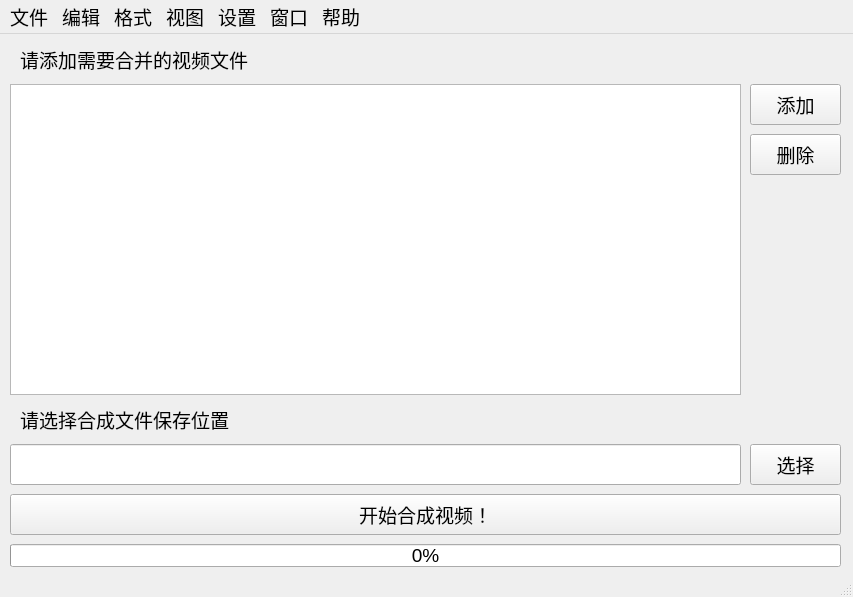
<?xml version="1.0" encoding="UTF-8"?>
<ui version="4.0">
 <class>MainWindow</class>
 <widget class="QMainWindow" name="MainWindow">
  <property name="windowModality">
   <enum>Qt::NonModal</enum>
  </property>
  <property name="geometry">
   <rect>
    <x>0</x>
    <y>0</y>
    <width>853</width>
    <height>597</height>
   </rect>
  </property>
  <property name="sizePolicy">
   <sizepolicy hsizetype="Fixed" vsizetype="Fixed">
    <horstretch>0</horstretch>
    <verstretch>0</verstretch>
   </sizepolicy>
  </property>
  <property name="font">
   <font>
    <family>Microsoft YaHei UI</family>
    <pointsize>14</pointsize>
   </font>
  </property>
  <property name="windowTitle">
   <string>VideoMerge 视频合并</string>
  </property>
  <widget class="QWidget" name="centralwidget">
   <widget class="QListWidget" name="listWidget">
    <property name="geometry">
     <rect>
      <x>10</x>
      <y>50</y>
      <width>731</width>
      <height>311</height>
     </rect>
    </property>
   </widget>
   <widget class="QLabel" name="label">
    <property name="geometry">
     <rect>
      <x>20</x>
      <y>10</y>
      <width>731</width>
      <height>31</height>
     </rect>
    </property>
    <property name="text">
     <string>请添加需要合并的视频文件</string>
    </property>
   </widget>
   <widget class="QPushButton" name="btn_add">
    <property name="geometry">
     <rect>
      <x>750</x>
      <y>50</y>
      <width>91</width>
      <height>41</height>
     </rect>
    </property>
    <property name="text">
     <string>添加</string>
    </property>
   </widget>
   <widget class="QPushButton" name="btn_delete">
    <property name="geometry">
     <rect>
      <x>750</x>
      <y>100</y>
      <width>91</width>
      <height>41</height>
     </rect>
    </property>
    <property name="text">
     <string>删除</string>
    </property>
   </widget>
   <widget class="QLineEdit" name="lineEdit">
    <property name="geometry">
     <rect>
      <x>10</x>
      <y>410</y>
      <width>731</width>
      <height>41</height>
     </rect>
    </property>
   </widget>
   <widget class="QLabel" name="label_2">
    <property name="geometry">
     <rect>
      <x>20</x>
      <y>370</y>
      <width>731</width>
      <height>31</height>
     </rect>
    </property>
    <property name="text">
     <string>请选择合成文件保存位置</string>
    </property>
   </widget>
   <widget class="QPushButton" name="btn_select">
    <property name="geometry">
     <rect>
      <x>750</x>
      <y>410</y>
      <width>91</width>
      <height>41</height>
     </rect>
    </property>
    <property name="text">
     <string>选择</string>
    </property>
   </widget>
   <widget class="QPushButton" name="btn_start">
    <property name="geometry">
     <rect>
      <x>10</x>
      <y>460</y>
      <width>831</width>
      <height>41</height>
     </rect>
    </property>
    <property name="text">
     <string>开始合成视频！</string>
    </property>
   </widget>
   <widget class="QProgressBar" name="progressBar">
    <property name="geometry">
     <rect>
      <x>10</x>
      <y>510</y>
      <width>831</width>
      <height>23</height>
     </rect>
    </property>
    <property name="value">
     <number>0</number>
    </property>
   </widget>
  </widget>
  <widget class="QMenuBar" name="menubar">
   <property name="geometry">
    <rect>
     <x>0</x>
     <y>0</y>
     <width>853</width>
     <height>23</height>
    </rect>
   </property>
   <widget class="QMenu" name="menu">
    <property name="font">
     <font>
      <pointsize>10</pointsize>
     </font>
    </property>
    <property name="title">
     <string>文件</string>
    </property>
    <addaction name="actionNew"/>
    <addaction name="actionOpen"/>
    <addaction name="separator"/>
    <addaction name="actionSave"/>
    <addaction name="actionSaveAs"/>
    <addaction name="actionSaveAll"/>
    <addaction name="separator"/>
    <addaction name="actionPrint"/>
    <addaction name="actionSaveImage"/>
    <addaction name="separator"/>
    <addaction name="actionClose"/>
    <addaction name="separator"/>
    <addaction name="actionExit"/>
   </widget>
   <widget class="QMenu" name="menu_2">
    <property name="font">
     <font>
      <pointsize>10</pointsize>
     </font>
    </property>
    <property name="title">
     <string>编辑</string>
    </property>
    <addaction name="actionUndo"/>
    <addaction name="actionRedo"/>
    <addaction name="separator"/>
    <addaction name="actionCut"/>
    <addaction name="actionCopy"/>
    <addaction name="actionPaste"/>
    <addaction name="actionDelete"/>
    <addaction name="separator"/>
   </widget>
   <widget class="QMenu" name="menu_3">
    <property name="font">
     <font>
      <pointsize>10</pointsize>
     </font>
    </property>
    <property name="title">
     <string>格式</string>
    </property>
    <addaction name="actionLeft"/>
    <addaction name="actionCenter"/>
    <addaction name="actionRight"/>
    <addaction name="separator"/>
    <addaction name="actionStart"/>
    <addaction name="actionMiddle"/>
    <addaction name="actionBottom"/>
    <addaction name="separator"/>
    <addaction name="actionStart_2"/>
    <addaction name="actionEnd"/>
   </widget>
   <widget class="QMenu" name="menu_4">
    <property name="font">
     <font>
      <pointsize>10</pointsize>
     </font>
    </property>
    <property name="title">
     <string>视图</string>
    </property>
    <addaction name="actionWidgetBox"/>
   </widget>
   <widget class="QMenu" name="menu_5">
    <property name="font">
     <font>
      <pointsize>10</pointsize>
     </font>
    </property>
    <property name="title">
     <string>设置</string>
    </property>
    <addaction name="actionPreferences"/>
   </widget>
   <widget class="QMenu" name="menu_6">
    <property name="font">
     <font>
      <pointsize>10</pointsize>
     </font>
    </property>
    <property name="title">
     <string>窗口</string>
    </property>
    <addaction name="actionMinimize"/>
   </widget>
   <widget class="QMenu" name="menu_7">
    <property name="font">
     <font>
      <pointsize>10</pointsize>
     </font>
    </property>
    <property name="title">
     <string>帮助</string>
    </property>
    <addaction name="actionHelp"/>
    <addaction name="separator"/>
    <addaction name="actionAbout"/>
   </widget>
   <addaction name="menu"/>
   <addaction name="menu_2"/>
   <addaction name="menu_3"/>
   <addaction name="menu_4"/>
   <addaction name="menu_5"/>
   <addaction name="menu_6"/>
   <addaction name="menu_7"/>
  </widget>
  <widget class="QStatusBar" name="statusBar"/>
  <action name="actionNew">
   <property name="text">
    <string>New</string>
   </property>
   <property name="font">
    <font>
     <family>Microsoft YaHei UI</family>
     <pointsize>10</pointsize>
    </font>
   </property>
  </action>
  <action name="actionOpen">
   <property name="text">
    <string>Open</string>
   </property>
   <property name="font">
    <font>
     <family>Microsoft YaHei UI</family>
     <pointsize>10</pointsize>
    </font>
   </property>
  </action>
  <action name="actionSave">
   <property name="text">
    <string>Save</string>
   </property>
   <property name="font">
    <font>
     <family>Microsoft YaHei UI</family>
     <pointsize>10</pointsize>
    </font>
   </property>
  </action>
  <action name="actionSaveAs">
   <property name="text">
    <string>Save As</string>
   </property>
   <property name="font">
    <font>
     <family>Microsoft YaHei UI</family>
     <pointsize>10</pointsize>
    </font>
   </property>
  </action>
  <action name="actionSaveAll">
   <property name="text">
    <string>Save All</string>
   </property>
   <property name="font">
    <font>
     <family>Microsoft YaHei UI</family>
     <pointsize>10</pointsize>
    </font>
   </property>
  </action>
  <action name="actionPrint">
   <property name="text">
    <string>Print</string>
   </property>
   <property name="font">
    <font>
     <family>Microsoft YaHei UI</family>
     <pointsize>10</pointsize>
    </font>
   </property>
  </action>
  <action name="actionSaveImage">
   <property name="text">
    <string>Save Image</string>
   </property>
   <property name="font">
    <font>
     <family>Microsoft YaHei UI</family>
     <pointsize>10</pointsize>
    </font>
   </property>
  </action>
  <action name="actionClose">
   <property name="text">
    <string>Close</string>
   </property>
   <property name="font">
    <font>
     <family>Microsoft YaHei UI</family>
     <pointsize>10</pointsize>
    </font>
   </property>
  </action>
  <action name="actionExit">
   <property name="text">
    <string>Exit</string>
   </property>
   <property name="font">
    <font>
     <family>Microsoft YaHei UI</family>
     <pointsize>10</pointsize>
    </font>
   </property>
  </action>
  <action name="actionUndo">
   <property name="text">
    <string>Undo</string>
   </property>
  </action>
  <action name="actionRedo">
   <property name="text">
    <string>Redo</string>
   </property>
  </action>
  <action name="actionCut">
   <property name="text">
    <string>Cut</string>
   </property>
  </action>
  <action name="actionCopy">
   <property name="text">
    <string>Copy</string>
   </property>
  </action>
  <action name="actionPaste">
   <property name="text">
    <string>Paste</string>
   </property>
  </action>
  <action name="actionDelete">
   <property name="text">
    <string>Delete</string>
   </property>
  </action>
  <action name="actionLeft">
   <property name="text">
    <string>Left</string>
   </property>
  </action>
  <action name="actionCenter">
   <property name="text">
    <string>Center</string>
   </property>
  </action>
  <action name="actionRight">
   <property name="text">
    <string>Right</string>
   </property>
  </action>
  <action name="actionStart">
   <property name="text">
    <string>Top</string>
   </property>
  </action>
  <action name="actionMiddle">
   <property name="text">
    <string>Middle</string>
   </property>
  </action>
  <action name="actionBottom">
   <property name="text">
    <string>Bottom</string>
   </property>
  </action>
  <action name="actionStart_2">
   <property name="text">
    <string>Start</string>
   </property>
  </action>
  <action name="actionEnd">
   <property name="text">
    <string>End</string>
   </property>
  </action>
  <action name="actionWidgetBox">
   <property name="text">
    <string>Widget Box</string>
   </property>
  </action>
  <action name="actionPreferences">
   <property name="text">
    <string>Preferences</string>
   </property>
  </action>
  <action name="actionMinimize">
   <property name="text">
    <string>Minimize</string>
   </property>
  </action>
  <action name="actionHelp">
   <property name="text">
    <string>Help</string>
   </property>
  </action>
  <action name="actionAbout">
   <property name="text">
    <string>About</string>
   </property>
  </action>
 </widget>
 <resources/>
 <connections/>
</ui>
